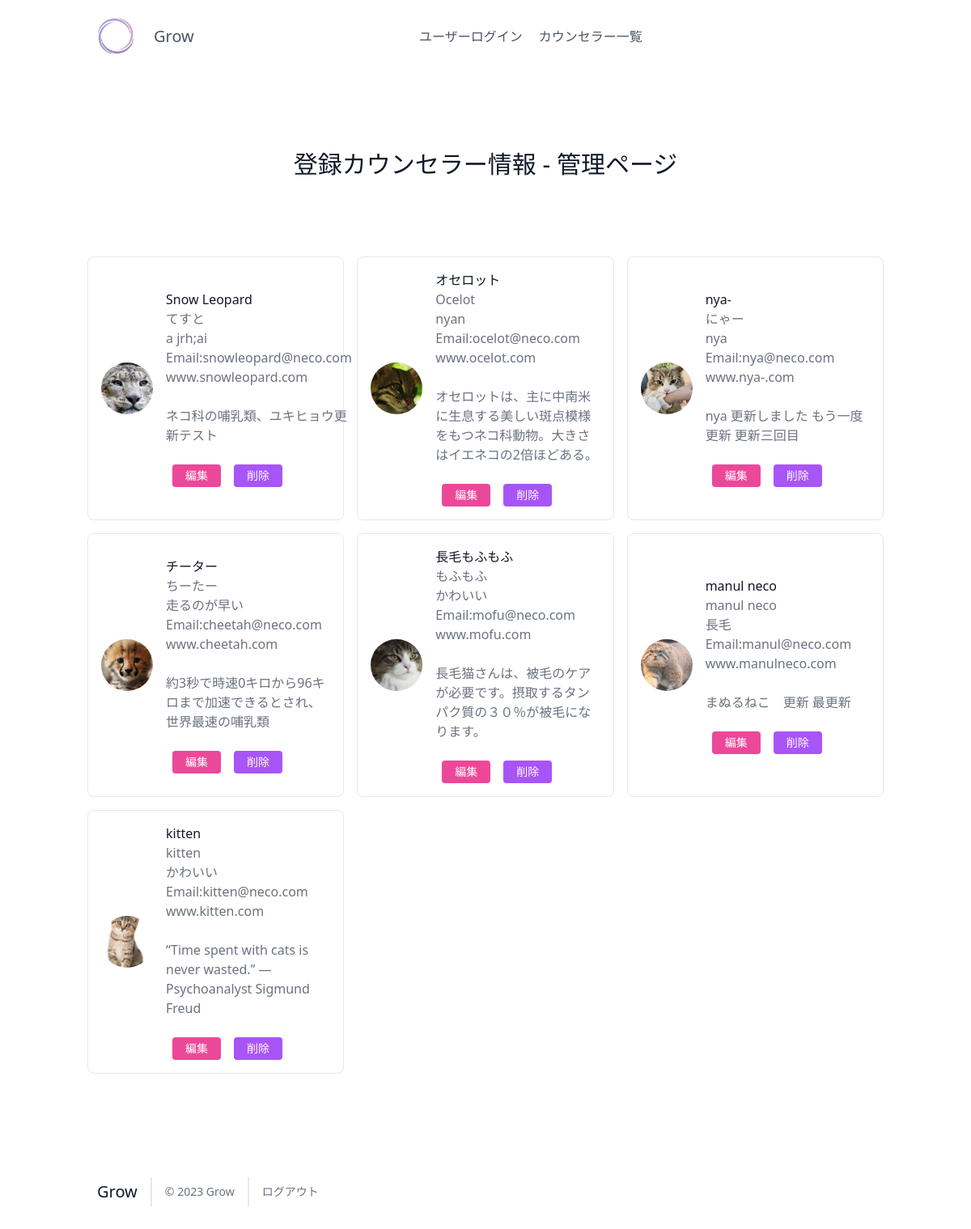
The page /admin.php (signed in) on the database its author committed.
### tables this page shows
CREATE TABLE `counselor_table` (
  `id` int(12) NOT NULL,
  `organization` varchar(64) NOT NULL,
  `name` varchar(64) NOT NULL,
  `kana` varchar(64) NOT NULL,
  `certification` varchar(64) NOT NULL,
  `email` varchar(124) NOT NULL,
  `password` varchar(12) NOT NULL,
  `tel` varchar(64) NOT NULL,
  `website` varchar(124) NOT NULL,
  `address` varchar(124) NOT NULL,
  `details` text NOT NULL,
  `file_name` varchar(255) NOT NULL,
  `file_path` varchar(255) NOT NULL,
  `date_time` datetime NOT NULL DEFAULT current_timestamp(),
  `update_time` datetime NOT NULL DEFAULT current_timestamp() ON UPDATE current_timestamp()
);

### funcs.php (called while the page is built, shortened)
<?php
function h($str)
{
  return htmlspecialchars($str, ENT_QUOTES, 'UTF-8');
}

### admin.php (the view, shortened to what this page needs)
<?php
require_once('funcs.php');
try {
  $pdo = new PDO('mysql:dbname=practice;charset=utf8;host=localhost','root','');
} catch (PDOException $e) {
  exit('DBConnectError'.$e->getMessage());
}
$stmt = $pdo->prepare("SELECT * FROM counselor_table");
$status = $stmt->execute();
$view = "";
if ($status == false) {
  $error = $stmt->errorInfo();
  exit("ErrorQuery:" . $error[2]);
} else {
  while ($result = $stmt->fetch(PDO::FETCH_ASSOC)) {
    $view .= '<div class="p-2 lg:w-1/3 md:w-1/2 w-full"><div class="h-full flex items-center border-gray-200 border p-4 rounded-lg">';
    $view .= '<img alt="counselor" class="w-16 h-16 bg-gray-100 object-cover object-center flex-shrink-0 rounded-full mr-4" src="'. $result['file_path'] .'">';
    $view .= '<div class="flex-grow"><h2 class="text-gray-900 title-font font-medium">';
    $view .= h($result['organization']);
    $view .= '</h2>';
    $view .= '<p class="text-gray-500">';
    $view .= h($result['name'], ENT_QUOTES) . '<br>' . h($result['certification']). '<br>' . 'Email:' . h($result['email']). '<br>' . h($result['website']). '<br><br>' . h($result['details']). '<br><br>';
    $view .= '<a  href="edit.php?id=' . $result['id'] . '">';
    $view .= '<button class="inline-flex text-white bg-pink-500 border-0 py-1 px-4 mx-2 focus:outline-none hover:bg-pink-600 rounded text-sm">編集</button>';
    $view .= '</a>';
    if ($_SESSION['kanri_flg'] === 1) {
    $view .= '<a href="delete.php?id=' . $result['id'] . '"onclick="return confirmDelete();">';
    $view .= '<button class="inline-flex text-white bg-purple-500 border-0 py-1 px-4 mx-2 focus:outline-none hover:bg-purple-600 rounded text-sm">削除</button>';
    $view .= '</a>';
    }
    $view .= '</p></div></div></div>';
  }
}
?>
<!DOCTYPE html>
<html lang="ja">
<head>
<script src="https://cdn.tailwindcss.com"></script>
</head>
<body>
<?php include 'header.php'; ?>
<section class="text-gray-600 body-font">
  <div class="container px-5 py-24 mx-auto">
    <div class="flex flex-col text-center w-full mb-20">
      <h1 class="sm:text-3xl text-2xl font-medium title-font mb-4 text-gray-900">登録カウンセラー情報 - 管理ページ</h1>
    </div>
    <div class="flex flex-wrap -m-2"><?= $view ?></div>
  </div>
</section>
<footer class="text-gray-600 body-font">
  <div class="container px-5 py-8 mx-auto flex items-center sm:flex-row flex-col">
    <a class="flex title-font font-medium items-center md:justify-start justify-center text-gray-900">
      <span class="ml-3 text-xl">Grow</span>
    </a>
    <p class="text-sm text-gray-500 sm:ml-4 sm:pl-4 sm:border-l-2 sm:border-gray-200 sm:py-2 sm:mt-0 mt-4">© 2023 Grow </p>
    <p class="text-sm text-gray-500 sm:ml-4 sm:pl-4 sm:border-l-2 sm:border-gray-200 sm:py-2 sm:mt-0 mt-4"><a href="./logout.php">ログアウト</a></p>
  </div>
</footer>
</body>
</html>

### rows shown on the page
counselor_table: file_path (picture), value "Snow Leopard", name "てすと", certification "a jrh;ai", email "snowleopard@neco.com", website "www.snowleopard.com", details "ネコ科の哺乳類、ユキヒョウ更新テスト"
counselor_table: file_path (picture), value "オセロット", name "Ocelot", certification "nyan", email "ocelot@neco.com", website "www.ocelot.com", details "オセロットは、主に中南米に生息する美しい斑点模様をもつネコ科動物。大きさはイエネコの2倍ほどある。"
counselor_table: file_path (picture), value "nya-", name "にゃー", certification "nya", email "nya@neco.com", website "www.nya-.com", details "nya 更新しました もう一度更新 更新三回目"
counselor_table: file_path (picture), value "チーター", name "ちーたー", certification "走るのが早い", email "cheetah@neco.com", website "www.cheetah.com", details "約3秒で時速0キロから96キロまで加速できるとされ、世界最速の哺乳類"
counselor_table: file_path (picture), value "長毛もふもふ", name "もふもふ", certification "かわいい", email "mofu@neco.com", website "www.mofu.com", details "長毛猫さんは、被毛のケアが必要です。摂取するタンパク質の３０％が被毛になります。"
counselor_table: file_path (picture), value "manul neco", name "manul neco", certification "長毛", email "manul@neco.com", website "www.manulneco.com", details "まぬるねこ 更新 最更新"
counselor_table: file_path (picture), value "kitten", name "kitten", certification "かわいい", email "kitten@neco.com", website "www.kitten.com", details "“Time spent with cats is never wasted.” — Psychoanalyst Sigmund Freud"
